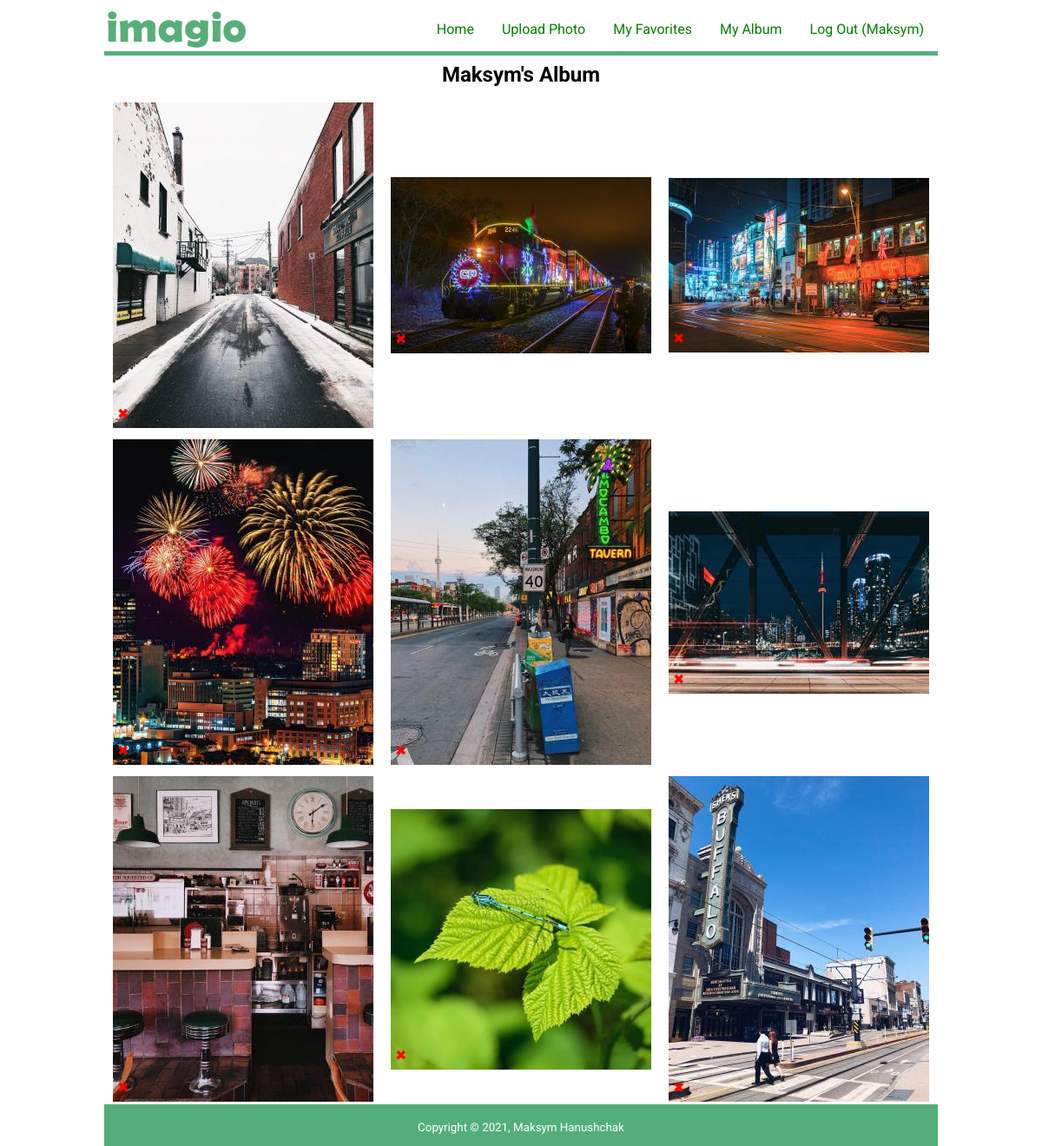
The page /myalbum.php (signed in) on the database its author committed.
### tables this page shows
CREATE TABLE `images` (
  `image_id` int(10) NOT NULL,
  `user_id` int(10) NOT NULL,
  `image_reference` varchar(255) NOT NULL,
  `image_title` varchar(255) NOT NULL,
  `image_description` varchar(255) NOT NULL,
  `image_metadata` varchar(255) NOT NULL
);

### htdocs/myalbum.php (the view, shortened to what this page needs)
<?php if(!isset($_SESSION)) { session_start(); }
    try
    {
        if(isset($_SESSION["user_id"])){
            require 'components/connect.php';
            $output = "";
            $select_images_sql = "SELECT * FROM images WHERE user_id = ? ORDER BY image_id DESC;";
            $stmt = $dbh->prepare($select_images_sql);
            $stmt->execute([$_SESSION["user_id"]]);
            while($selected_image = $stmt->fetch())
            {
                $output .= "<div class='preview'><a href='view.php?id=".$selected_image["image_id"]."' target='_blank'><img title='".$selected_image["image_title"]."' alt='Image preview' src='uploads/s_".$selected_image["image_reference"]."'></a><br><a class='remove_link' id='".$selected_image["image_id"]."' style='color: red; display: block; width: 100%; margin-top: -30px; margin-left: 5px; text-decoration: none;' title='Remove image' href='#'>&#10006;</a></div>";
            }
        }
        else
        {
            $output = "<h3 style='margin-top: 10px; color: #f44336'><a href='login.php'>Log In</a> to view your album!</h3>";
        }
    }
    catch(Exception $e)
    {
        echo "Error occured: " . $e;
        die();
    }
?>
<!DOCTYPE html>
<html lang="en">
<head>
    <?php include 'head.php'; ?>
</head>
<body>
    <div class="main_container">
        <div class="content_container">
            <?php include 'header.php'; ?>
            <div class="flex_container">
                <div class="flex_content">
                    <div style='text-align: center; width: 100%; margin-top: 1vh; margin-bottom: 1vh;'>
                    <?php if(isset($_SESSION["display_name"])){?>
                    <h2><?php echo $_SESSION["display_name"]?>'s Album</h2>
                    <?php } ?>
                    </div>
                    <?php echo $output ?>
                </div>
            </div>
        </div>
        <?php include 'footer.php'; ?>
    </div>
</body>
</html>

### htdocs/head.php (shortened to what this page needs)
<link rel="stylesheet" type="text/css" href="css/main.css">
<link rel="stylesheet" type="text/css" href="css/forms.css">

### htdocs/header.php (shortened to what this page needs)
<div class="header">
    <div class="logo"><a href="index.php"><img src="images/logo.png" alt="imagio Logo"></a></div>
    <ul class="navigation">
        <li><a href="index.php">Home</a></li>
        <?php if(isset($_SESSION["user_id"])){ ?>
                <li><a href="upload.php">Upload Photo</a></li>
                <li><a href="favorites.php">My Favorites</a></li>
                <li><a href="myalbum.php">My Album</a></li>
                <li><a href='#' id='logout_button'>Log Out (<?= ($_SESSION['display_name']) ?>)</a></li>
        <?php }
            else { ?>
                <li><a href='#' id='signup_button'>Sign Up</a></li>
                <li><a href='#' id='login_button'>Log In</a></li>
            <?php } ?>
    </ul>
</div>

### htdocs/footer.php
<div class="footer">
    <small>Copyright &copy; <?php echo date("Y"); ?>, Maksym Hanushchak</small>
</div>

### htdocs/css/main.css (style rules this page uses)
* { margin: 0; padding: 0; font-family: 'Roboto', sans-serif; }
body { min-width: 315px; box-sizing: border-box; width: 80%; margin: auto; }
.main_container { position: relative; min-height: 100vh; }
.content_container { padding-bottom: 3rem; }
.flex_container { display: flex; width: 100%; }
.flex_content { display: flex; flex-wrap: wrap; justify-content: space-evenly; align-items: center; align-content: flex-start; flex-direction: row; width: 100%; }
.header { width: 100%; padding-top: 0.5rem; border-bottom: 5px solid #54AE79; }
.navigation { margin-left: 165px; list-style: none; background: white; display: -webkit-box; display: -moz-box; display: -ms-flexbox; display: -webkit-flex; display: flex; flex-flow: row wrap; -webkit-flex-flow: row wrap; justify-content: flex-end; }
.navigation a { text-decoration: none; display: block; padding: 1em; color: green; }
.footer { position: absolute; bottom: 0; width: 100%; height: 2rem; text-align: center; padding-top: 1rem; background: #54AE79; color: white; }
.logo { position: absolute; margin-top: 0.1rem; }
.logo img { height: 3rem; }
.preview { margin: 10px; display: inline-flexbox; }

### rows shown on the page
images: image_reference (picture)
images: image_reference (picture)
images: image_reference (picture)
images: image_reference (picture)
images: image_reference (picture)
images: image_reference (picture), $selected_image["image_id"] 10 (drawn)
images: image_reference (picture)
images: image_reference (picture)
images: image_reference (picture)

### other values the page prints
$_SESSION['display_name'] "Maksym"
$_SESSION["display_name"] "Maksym"
